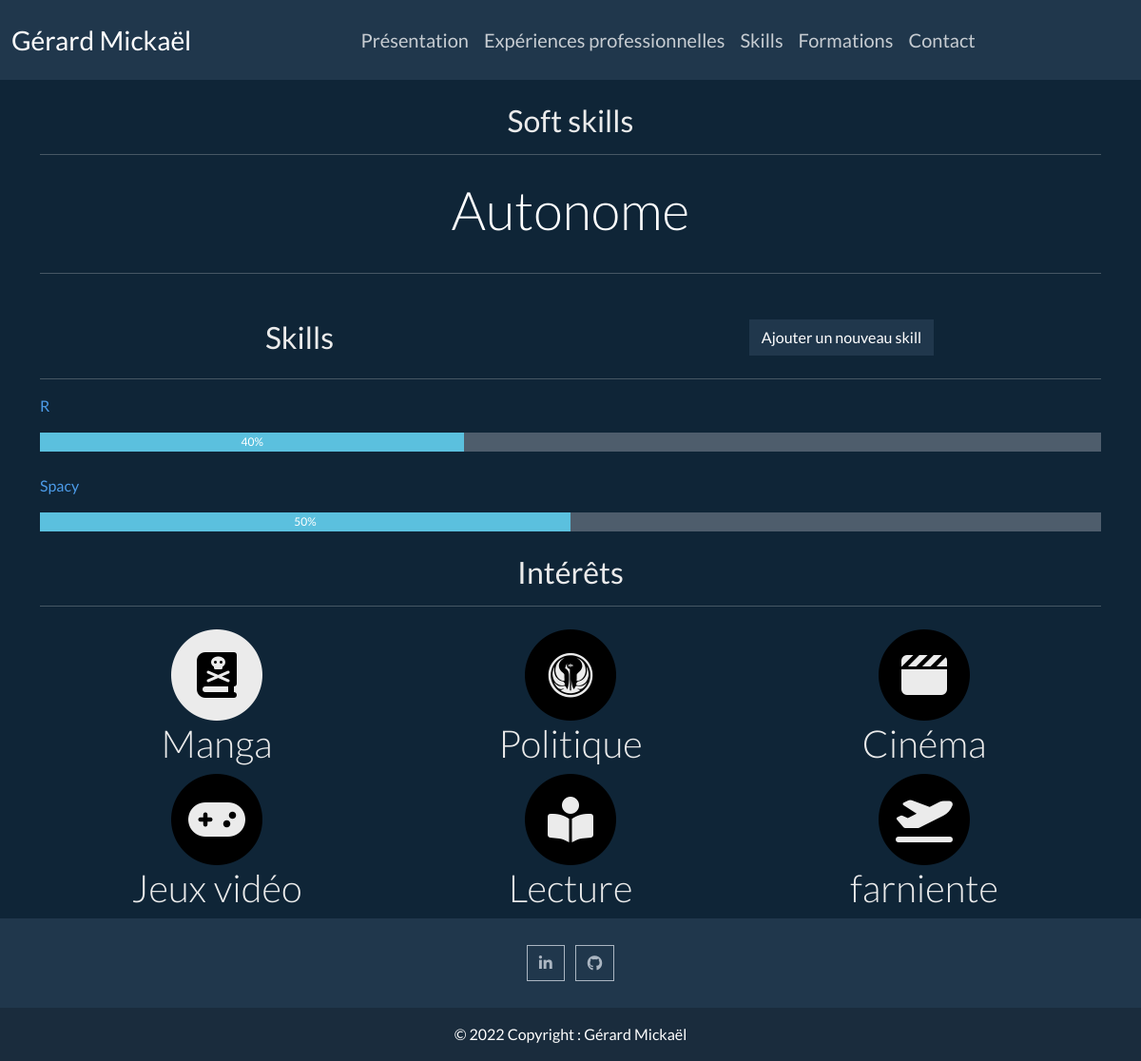
The app's page /skills/, older data.
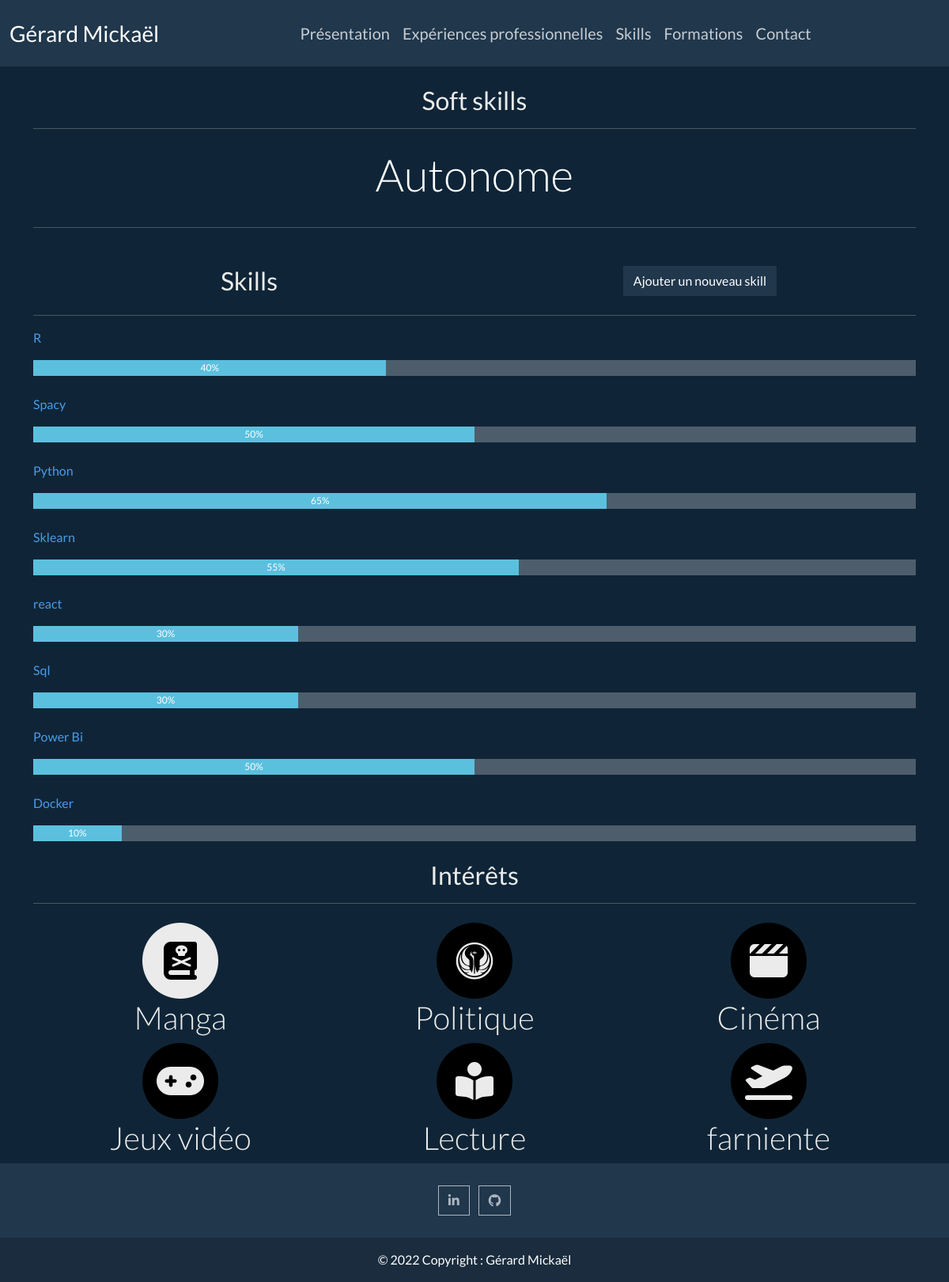
The same page, newer data.
### skills/models.py (models this page shows, shortened)
class Skills(models.Model):
    titre = models.CharField(max_length=15)
    niveau = models.IntegerField()

### skills/views.py (the view)
# urls.py: path('', include('skills.urls'), name='skills'),
def skills(request):
    skills = Skills.objects.all().order_by()
    return render(request, 'skills/skills.html', context={"skills": skills})

### skills/templates/skills/skills.html (shortened to what this page needs)
{% extends 'navbar_footer.html' %}
{% load static %}
{% block contenu %}
<div class="container">
    <h2 class="text-center mt-4">Soft skills</h2>
    <hr class="mb-4">
    <div id="carouselExampleIndicators" class="carousel slide" data-ride="carousel">
      <div class="carousel-inner">
        <div class="carousel-item active text-center">
          <p class="text-white display-4">Autonome</p>
        </div>
      </div>
    <hr class="mb-4">
    </div>
</div>
<div class="container ">
    <div class="row">
        <div class="col-6">
             <h2 class="text-center mt-4">Skills</h2>
        </div>
        <div class="col-6 text-lg-center mt-4">
            <a  class="btn btn-dark" href="{% url 'skills:create_skills' %}">Ajouter un nouveau skill</a>
        </div>
    </div>
    <hr>
    {% for skill in skills %}
    <p class="text-primary">{{ skill.titre }}</p>
    <div class="progress mb-4" style="height: 20px;">
      <div class="progress-bar bg-info" role="progressbar" style="width:{{skill.niveau}}%;" aria-valuenow="100" aria-valuemin="0" aria-valuemax="100">
          {{skill.niveau}}%</div>
    </div>
    {% endfor %}
</div>
<div class="container">
    <h2 class="text-center mt-4">Intérêts</h2>
    <hr class="mb-4">
        <div class="container">
        <div class="row">
            <div class="col-lg-4 col-md-6 text-center">
                <span class="fa-stack fa-3x" style="--fa-inverse: black">
                    <i class="fa-solid fa-circle fa-stack-2x"></i>
                    <i class="fas fa-book-skull fa-stack-1x fa-inverse"></i>
                </span>
                <h2 class="display-6">Manga</h2>
            </div>
            <div class="col-lg-4 col-md-6 text-center">
                <span class="fa-stack fa-3x" style="--fa-inverse: black;">
                    <i class="fa-solid fa-circle fa-stack-2x fa-inverse"></i>
                    <i class="fa-brands fa-old-republic fa-stack-1x"></i>
                </span>
                <h2 class="display-6">Politique</h2>
            </div>
            <div class="col-lg-4 col-md-6 text-center">
                <span class="fa-stack fa-3x" style="--fa-inverse: black;">
                    <i class="fa-solid fa-circle fa-stack-2x fa-inverse"></i>
                    <i class="fa-solid fa-clapperboard fa-stack-1x"></i>
                </span>
                <h2 class="display-6">Cinéma</h2>
            </div>
            <div class="col-lg-4 col-md-6 text-center">
                <span class="fa-stack fa-3x" style="--fa-inverse: black;">
                    <i class="fa-solid fa-circle fa-stack-2x fa-inverse"></i>
                    <i class="fa-solid fa-gamepad fa-stack-1x"></i>
                </span>
                <h2 class="display-6">Jeux vidéo</h2>
            </div>
            <div class="col-lg-4 col-md-6 text-center">
                <span class="fa-stack fa-3x" style="--fa-inverse: black;">
                    <i class="fa-solid fa-circle fa-stack-2x fa-inverse"></i>
                    <i class="fa-solid fa-book-open-reader fa-stack-1x"></i>
                </span>
                <h2 class="display-6">Lecture</h2>
            </div>
            <div class="col-lg-4 col-md-6 text-center">
                <span class="fa-stack fa-3x" style="--fa-inverse: black;">
                    <i class="fa-solid fa-circle fa-stack-2x fa-inverse"></i>
                    <i class="fa-solid fa-plane-departure fa-stack-1x"></i>
                </span>
                <h2 class="display-6">farniente</h2>
            </div>
        </div>
    </div>
</div>
{% endblock %}

### templates/navbar_footer.html (shortened to what this page needs)
<!DOCTYPE html>
{% load static %}
<html lang="fr">
<head>
    <link href="https://cdn.jsdelivr.net/npm/bootstrap@5.1.3/dist/css/bootstrap.min.css" rel="stylesheet" integrit y="sha384-1BmE4kWBq78iYhFldvKuhfTAU6auU8tT94WrHftjDbrCEXSU1oBoqyl2QvZ6jIW3">
    <link rel="stylesheet" href="{% static 'css/bootstrap.min.css' %}">
    <link href="{% static 'fontawesomefree/css/all.min.css' %}" rel="stylesheet" type="text/css">
</head>
<body>
<nav class="navbar navbar-expand-lg navbar-dark bg-dark py-3">
    <div class="container-fluid">
        <a class="navbar-brand fs-3" href="https://www.youtube.com/watch?v=dQw4w9WgXcQ" target="_blank">Gérard Mickaël</a>
        <div class="collapse navbar-collapse justify-content-lg-center" id="navbarColor02">
          <ul class="navbar-nav fs-5">
            <li class="nav-item">
              <a class="nav-link" href="{% url 'home:home' %}">Présentation</a>
            </li>
            <li class="nav-item">
              <a class="nav-link" href="{% url 'experiences:experiences' %}">Expériences professionnelles</a>
            </li>
            <li class="nav-item">
              <a class="nav-link" href="{% url 'skills:skills' %}">Skills</a>
            </li>
            <li class="nav-item">
              <a class="nav-link" href="{% url 'etudes:etudes' %}">Formations</a>
            </li>
            <li class="nav-item">
              <a class="nav-link" href="{% url 'contact:contact' %}">Contact</a>
            </li>
        </div>
    </div>
</nav>
    {% block contenu %} {% endblock %}
<footer class="bg-dark text-center text-white">
  <div class="container p-4 pb-0">
    <section class="mb-4">
      <a class="btn btn-outline-light btn-floating m-1" href="https://www.linkedin.com/in/gerard-mickael/"
         target="_blank" role="button">
          <i class="fab fa-linkedin-in"></i
      ></a>
      <a class="btn btn-outline-light btn-floating m-1" href="https://github.com/micka-sudo"
         target="_blank" role="button">
          <i class="fab fa-github"></i
      ></a>
    </section>
  </div>
  <div class="text-center p-3" style="background-color: rgba(0, 0, 0, 0.2);">
    &copy; 2022 Copyright : Gérard Mickaël
  </div>
</footer>
</body>
</html>

Row changes from the older to the newer data that the page shows:
added Skills: titre "Python", niveau "65"
added Skills: titre "Sklearn", niveau "55"
added Skills: titre "react", niveau "30"
added Skills: titre "Sql", niveau "30"
added Skills: titre "Power Bi", niveau "50"
added Skills: titre "Docker", niveau "10"
